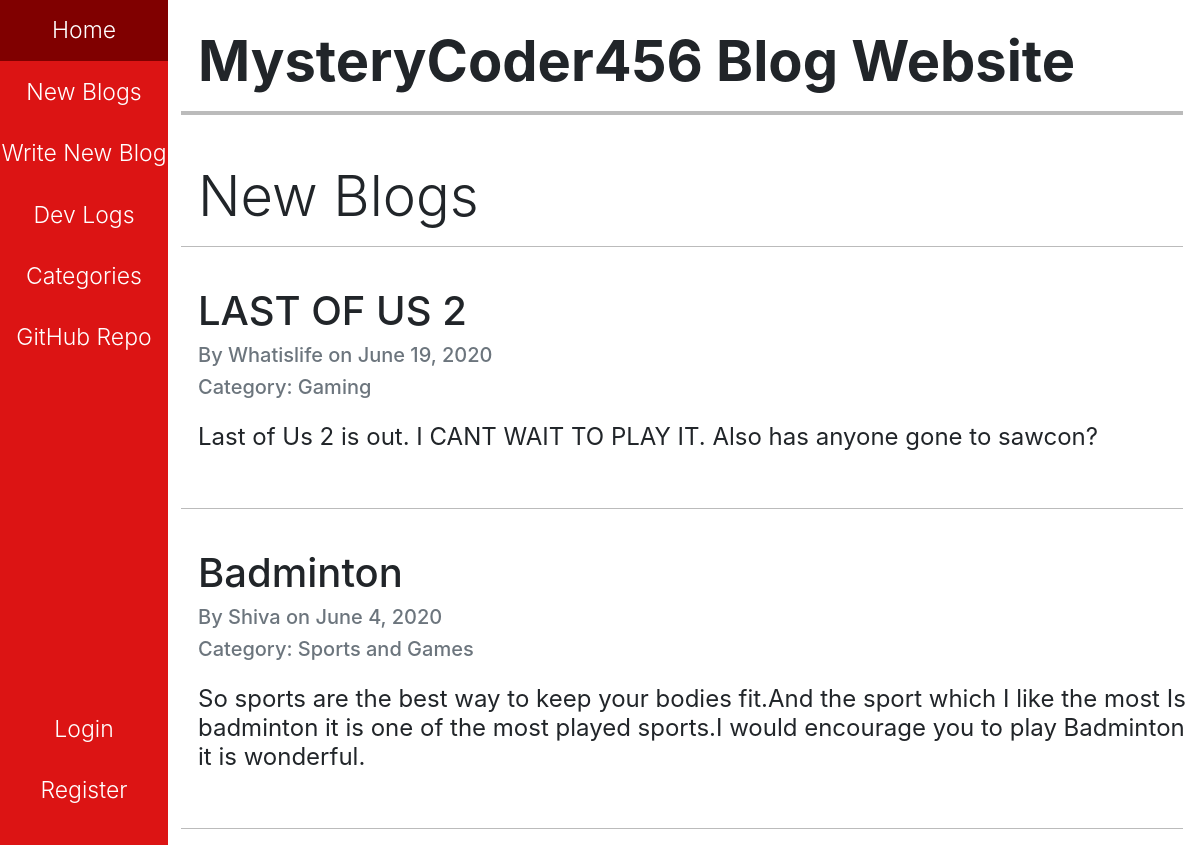
The page /blogs/ on the database as committed earlier.
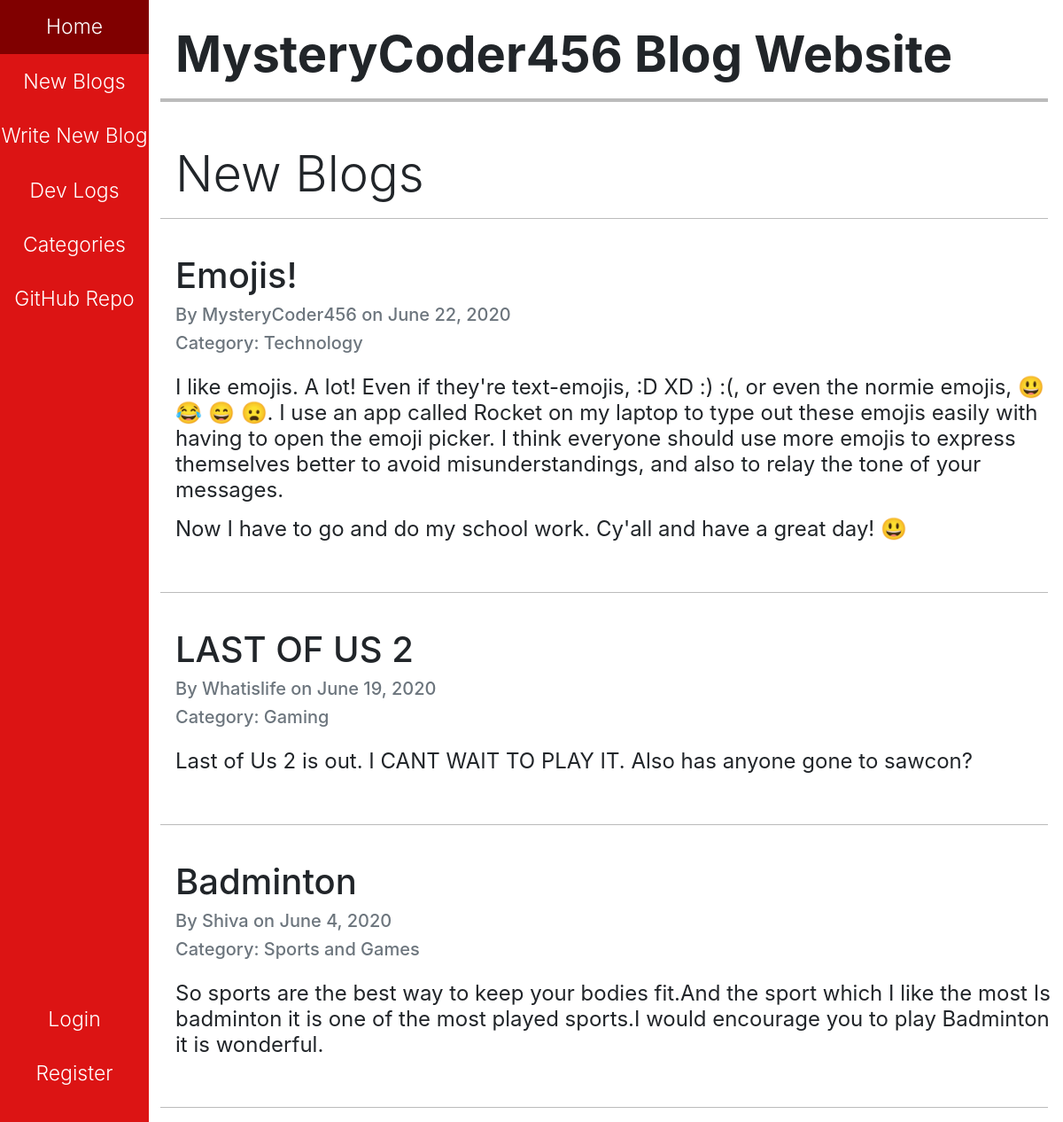
The same page on the database as committed later.
### blog/models.py (models this page shows, shortened)
class Blog(models.Model):
    blog_list = models.ForeignKey(BlogList, on_delete=models.CASCADE)
    title = models.CharField(max_length=100)
    author = models.CharField(max_length=50)
    creation_date = models.DateField()
    content = models.TextField(
        max_length=500,
        blank=True,
        validators=[MaxLengthValidator(500)]
    )

class BlogList(models.Model):
    name = models.CharField(max_length=50)

### blog/views.py (the view)
# urls.py: path("blogs/", views.blogs, name="new_blogs"),
def blogs(request):
    all_blogs = []
    for blog_list in BlogList.objects.all():
        if blog_list.name != "Dev Logs":
            all_blogs.extend(blog_list.blog_set.all())
    all_blogs.sort(key=lambda blog: blog.creation_date, reverse=True)
    return render(request, "blog/blogs.html", {"blog_set": all_blogs})

### blog/templates/blog/blogs.html (shortened to what this page needs)
{% extends 'blog/base.html' %}
{% block heading %}
    New Blogs
{% endblock %}
{% block main %}
    {% for blog in blog_set %}
        <hr style="height: 1px;">
        <br>
        <h1>{{blog.title}}</h1>
        <div class="pb-3" style="line-height: 0.1rem;">
            <h5 class="text-muted">By {{blog.author}} on {{blog.creation_date}}</h5>
            <h5 class="text-muted">Category: {{blog.blog_list.name}}</h5>
        </div>
        <h4 class="font-weight-normal">{{blog.content|linebreaks}}</h4>
        <br>
    {% endfor %}
    <hr style="height: 1px;">
{% endblock %}

Rows that differ between the two databases and show on the page:
added Blog: title "Emojis!", author "MysteryCoder456", creation_date "June 22, 2020", blog_list.name "Technology", content "I like emojis. A lot! Even if they're text-emojis, :D XD :) :(, or even the normie emojis, 😃 😂 😄 😦. I use an app called Rocket on my laptop to type out these emojis easily with having to open the emoji picker. I think everyone should use more emojis to express themselves better to avoid misunderstandings, and also to relay the tone of your messages. Now I have to go and do my school work. Cy'all and have a great day! 😃"
